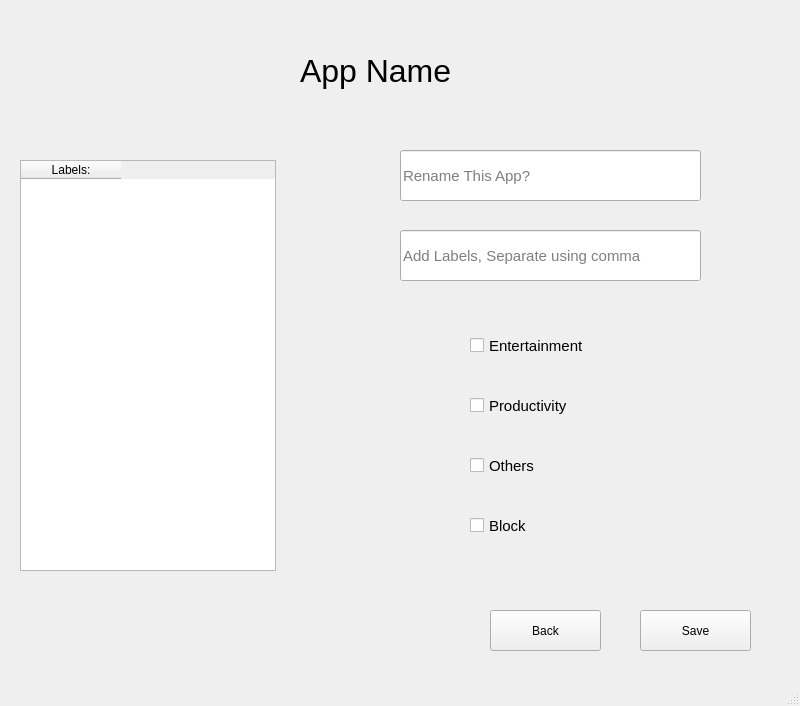
<?xml version="1.0" encoding="UTF-8"?>
<ui version="4.0">
 <class>MainWindow</class>
 <widget class="QMainWindow" name="MainWindow">
  <property name="geometry">
   <rect>
    <x>0</x>
    <y>0</y>
    <width>800</width>
    <height>706</height>
   </rect>
  </property>
  <property name="windowTitle">
   <string>MainWindow</string>
  </property>
  <widget class="QWidget" name="centralwidget">
   <widget class="QLabel" name="AppName">
    <property name="geometry">
     <rect>
      <x>300</x>
      <y>20</y>
      <width>361</width>
      <height>101</height>
     </rect>
    </property>
    <property name="font">
     <font>
      <pointsize>24</pointsize>
     </font>
    </property>
    <property name="text">
     <string>App Name</string>
    </property>
   </widget>
   <widget class="QTableWidget" name="LabelsList">
    <property name="geometry">
     <rect>
      <x>20</x>
      <y>160</y>
      <width>256</width>
      <height>411</height>
     </rect>
    </property>
    <column>
     <property name="text">
      <string>Labels:</string>
     </property>
    </column>
   </widget>
   <widget class="QLineEdit" name="AddLabels">
    <property name="geometry">
     <rect>
      <x>400</x>
      <y>230</y>
      <width>301</width>
      <height>51</height>
     </rect>
    </property>
    <property name="font">
     <font>
      <pointsize>11</pointsize>
     </font>
    </property>
    <property name="text">
     <string/>
    </property>
    <property name="placeholderText">
     <string>Add Labels, Separate using comma</string>
    </property>
   </widget>
   <widget class="QCheckBox" name="Entertainment">
    <property name="geometry">
     <rect>
      <x>470</x>
      <y>310</y>
      <width>191</width>
      <height>71</height>
     </rect>
    </property>
    <property name="font">
     <font>
      <pointsize>11</pointsize>
     </font>
    </property>
    <property name="text">
     <string>Entertainment</string>
    </property>
   </widget>
   <widget class="QCheckBox" name="Productivity">
    <property name="geometry">
     <rect>
      <x>470</x>
      <y>370</y>
      <width>191</width>
      <height>71</height>
     </rect>
    </property>
    <property name="font">
     <font>
      <pointsize>11</pointsize>
     </font>
    </property>
    <property name="text">
     <string>Productivity</string>
    </property>
   </widget>
   <widget class="QCheckBox" name="Others">
    <property name="geometry">
     <rect>
      <x>470</x>
      <y>430</y>
      <width>191</width>
      <height>71</height>
     </rect>
    </property>
    <property name="font">
     <font>
      <pointsize>11</pointsize>
     </font>
    </property>
    <property name="text">
     <string>Others</string>
    </property>
   </widget>
   <widget class="QPushButton" name="Save">
    <property name="geometry">
     <rect>
      <x>640</x>
      <y>610</y>
      <width>111</width>
      <height>41</height>
     </rect>
    </property>
    <property name="text">
     <string>Save</string>
    </property>
   </widget>
   <widget class="QPushButton" name="Back">
    <property name="geometry">
     <rect>
      <x>490</x>
      <y>610</y>
      <width>111</width>
      <height>41</height>
     </rect>
    </property>
    <property name="text">
     <string>Back</string>
    </property>
   </widget>
   <widget class="QLineEdit" name="Rename">
    <property name="geometry">
     <rect>
      <x>400</x>
      <y>150</y>
      <width>301</width>
      <height>51</height>
     </rect>
    </property>
    <property name="font">
     <font>
      <pointsize>11</pointsize>
     </font>
    </property>
    <property name="text">
     <string/>
    </property>
    <property name="placeholderText">
     <string>Rename This App?</string>
    </property>
   </widget>
   <widget class="QCheckBox" name="Block">
    <property name="geometry">
     <rect>
      <x>470</x>
      <y>490</y>
      <width>191</width>
      <height>71</height>
     </rect>
    </property>
    <property name="font">
     <font>
      <pointsize>11</pointsize>
     </font>
    </property>
    <property name="text">
     <string>Block</string>
    </property>
   </widget>
  </widget>
  <widget class="QMenuBar" name="menubar">
   <property name="geometry">
    <rect>
     <x>0</x>
     <y>0</y>
     <width>800</width>
     <height>21</height>
    </rect>
   </property>
  </widget>
  <widget class="QStatusBar" name="statusbar"/>
 </widget>
 <resources/>
 <connections/>
</ui>
